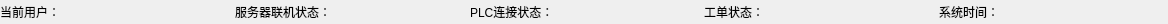
<?xml version="1.0" encoding="UTF-8"?>
<ui version="4.0">
 <class>WidgetMainStatus</class>
 <widget class="QWidget" name="WidgetMainStatus">
  <property name="geometry">
   <rect>
    <x>0</x>
    <y>0</y>
    <width>1168</width>
    <height>24</height>
   </rect>
  </property>
  <layout class="QHBoxLayout" name="horizontalLayout">
   <property name="leftMargin">
    <number>0</number>
   </property>
   <property name="topMargin">
    <number>0</number>
   </property>
   <property name="rightMargin">
    <number>0</number>
   </property>
   <property name="bottomMargin">
    <number>0</number>
   </property>
   <item>
    <widget class="QLabel" name="label_1">
     <property name="text">
      <string>当前用户：</string>
     </property>
    </widget>
   </item>
   <item>
    <widget class="QLabel" name="label_2">
     <property name="text">
      <string>服务器联机状态：</string>
     </property>
    </widget>
   </item>
   <item>
    <widget class="QLabel" name="label_3">
     <property name="text">
      <string>PLC连接状态：</string>
     </property>
    </widget>
   </item>
   <item>
    <widget class="QLabel" name="label_4">
     <property name="text">
      <string>工单状态：</string>
     </property>
    </widget>
   </item>
   <item>
    <widget class="QLabel" name="label_5">
     <property name="text">
      <string>系统时间：</string>
     </property>
    </widget>
   </item>
  </layout>
 </widget>
 <resources/>
 <connections/>
</ui>
